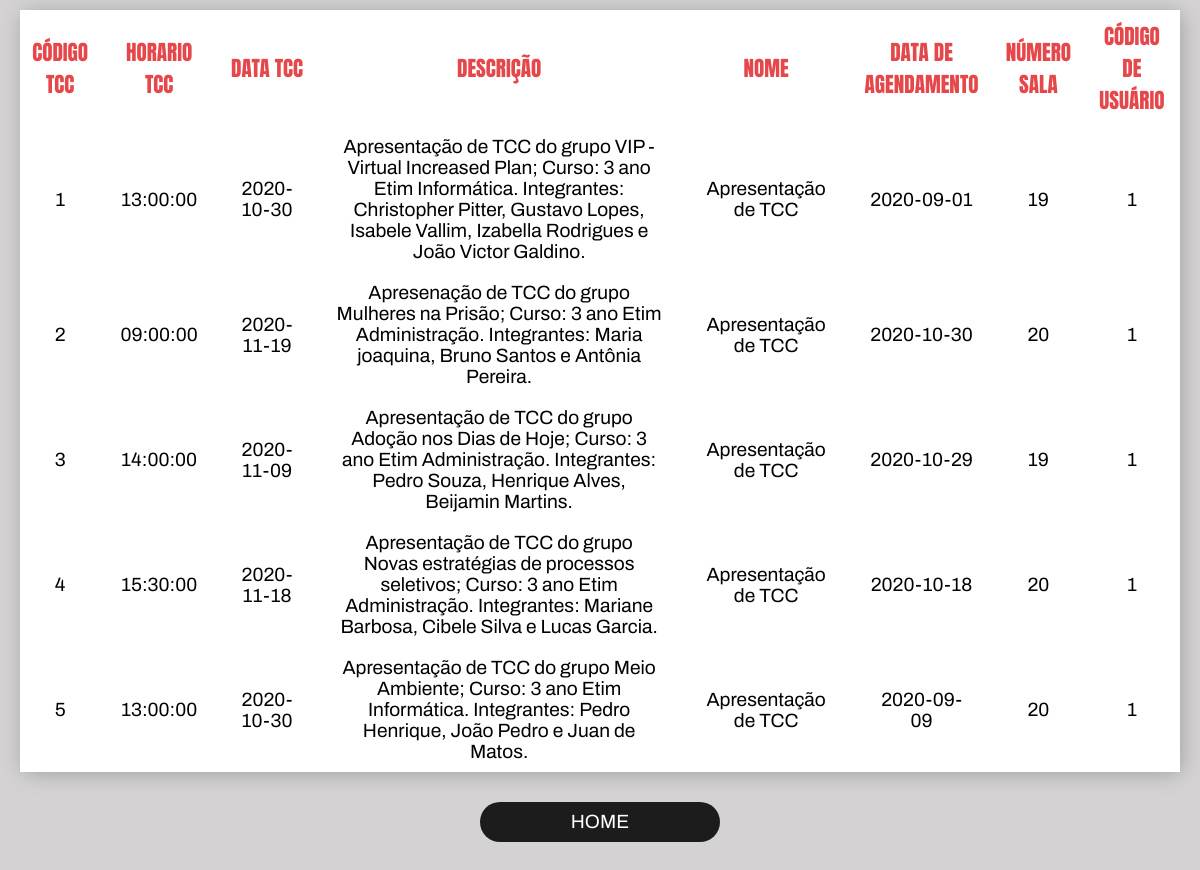
The page /rotinas/tcc/pesqTcc.php on the database its author committed.
### tables this page shows
CREATE TABLE `tcc` (
  `cod_tcc` int(11) NOT NULL,
  `horario_tcc` time NOT NULL,
  `data_tcc` date NOT NULL,
  `descricao` varchar(250) NOT NULL,
  `nome` varchar(50) NOT NULL,
  `data_agendamento` date NOT NULL,
  `num_sala` int(11) NOT NULL,
  `cod_usuario` int(11) NOT NULL
);

### rotinas/tcc/pesqTcc.php (the view, shortened to what this page needs)
<!DOCTYPE html>
<html lang="pt-br">
	<head>
		<link rel="stylesheet" href="../css/pesquisas.css">
        <link rel="stylesheet" href="https://maxcdn.bootstrapcdn.com/font-awesome/4.5.0/css/font-awesome.min.css">
        <link rel = "stylesheet" href = "https://use.fontawesome.com/releases/v5.5.0/css/all.css">
	</head>
	<body>
		<?php
			include 'config.php';
			include 'mysqlexecuta.php';
			$con = conectar();
			$nome = $_POST["nome"];
			$sql = "SELECT * FROM TCC where nome like '$nome%' order by nome";
			$res = mysqlexecuta($con,$sql);
			$quant = (mysql_num_rows($res));
			if ($quant==0){echo "TCC requerido está sem cadastro(a)";
			}
				else
				{
		?>
		<div class="cont-pesq">
			<table>
				<tr>
					<th>Código TCC</th>
					<th>Horario TCC</th>
					<th>Data TCC</th>
					<th>Descrição</th>
					<th>Nome</th>
					<th>Data de agendamento</th>
					<th>Número Sala</th>
					<th>Código de usuário</th>
				</tr>
			<?php
				while ($row = mysql_fetch_array($res))
				{
			?>
				<tr>
					<td id="corpreta"><?php echo $row['cod_tcc'];?></td>
					<td id="corpreta"><?php echo $row['horario_tcc'];?></td>
					<td id="corpreta"><?php echo $row['data_tcc'];?></td>
					<td id="corpreta"><?php echo utf8_encode($row['descricao']);?></td>
					<td id="corpreta"><?php echo utf8_encode($row['nome']);?></td>
					<td id="corpreta"><?php echo $row['data_agendamento'];?></td>
					<td id="corpreta"><?php echo $row['num_sala'];?></td>
					<td id="corpreta"><?php echo $row['cod_usuario'];?></td>
				</tr>
		<?php
				}
			}
		?>
			</table>
			<a href="#">home </a>
		</div>
	</body>
</html>

### rotinas/css/pesquisas.css (style rules this page uses)
* { margin: 0; padding: 0; box-sizing: border-box; font-family: 'Archivo', sans-serif; color:#000; border:none; font-size:100%; }
a { text-decoration: none; font-size: .8rem; }
body { background-color: #d4d2d2; }
.cont-pesq { background-color: #d4d2d2; display: flex; flex-direction: column; align-content: center; justify-content: center; }
table, th, td { border-collapse: collapse; }
table { width:auto; text-align: center; margin-left:20px; margin-right:20px; font-size:1.2em; margin-top:10px; margin-bottom:10px; border-radius: 10px; box-shadow: 2px 2px 20px #a3a3a3; }
tr { text-align: center; height: 35px; background: #fff; color:#1c1c1c; }
td { padding:10px 20px 10px 20px ; }
th { font-family: 'Anton', serif; text-transform: uppercase; color:#e5474b; font-weight: 200; font-size:1.1em; padding:10px; }
#corpreta { color: #000; }
.cont-pesq a { align-self: center; width:20%; margin:20px 0px 50px 0px; height: 40px; background-color: #1c1c1c; color: #fff; text-transform: uppercase; border: 3px solid transparent; border-radius: 30px; transition: 0.4s; text-align:center; font-size:1.2em; padding:6px 0px 0px 0px; }

### css/rotinas2.css (style rules this page uses)
* { margin: 0; padding: 0; box-sizing: border-box; font-family: 'Archivo', sans-serif; color:#fff; border:none; font-size:100%; }
a { text-decoration: none; font-size: .8rem; }
body { background:#d4d2d2; }

### rows shown on the page
tcc: cod_tcc "1", horario_tcc "13:00:00", data_tcc "2020-10-30", descricao "Apresentação de TCC do grupo VIP - Virtual Increased Plan; Curso: 3 ano Etim Informática. Integrantes: Christopher Pitter, Gustavo Lopes, Isabele Vallim, Izabella Rodrigues e João Victor Galdino.", nome "Apresentação de TCC", data_agendamento "2020-09-01", num_sala "19", cod_usuario "1"
tcc: cod_tcc "2", horario_tcc "09:00:00", data_tcc "2020-11-19", descricao "Apresenação de TCC do grupo Mulheres na Prisão; Curso: 3 ano Etim Administração. Integrantes: Maria joaquina, Bruno Santos e Antônia Pereira.", nome "Apresentação de TCC", data_agendamento "2020-10-30", num_sala "20", cod_usuario "1"
tcc: cod_tcc "3", horario_tcc "14:00:00", data_tcc "2020-11-09", descricao "Apresentação de TCC do grupo Adoção nos Dias de Hoje; Curso: 3 ano Etim Administração. Integrantes: Pedro Souza, Henrique Alves, Beijamin Martins.", nome "Apresentação de TCC", data_agendamento "2020-10-29", num_sala "19", cod_usuario "1"
tcc: cod_tcc "4", horario_tcc "15:30:00", data_tcc "2020-11-18", descricao "Apresentação de TCC do grupo Novas estratégias de processos seletivos; Curso: 3 ano Etim Administração. Integrantes: Mariane Barbosa, Cibele Silva e Lucas Garcia.", nome "Apresentação de TCC", data_agendamento "2020-10-18", num_sala "20", cod_usuario "1"
tcc: cod_tcc "5", horario_tcc "13:00:00", data_tcc "2020-10-30", descricao "Apresentação de TCC do grupo Meio Ambiente; Curso: 3 ano Etim Informática. Integrantes: Pedro Henrique, João Pedro e Juan de Matos.", nome "Apresentação de TCC", data_agendamento "2020-09-09", num_sala "20", cod_usuario "1"
